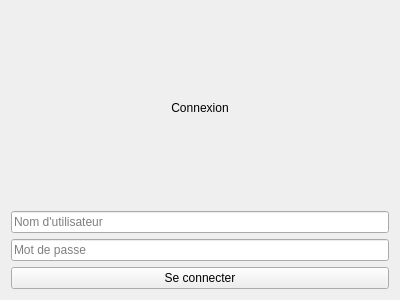
<?xml version="1.0" encoding="UTF-8"?>
<ui version="4.0">
 <class>Form</class>
 <widget class="QWidget" name="Form">
  <property name="geometry">
   <rect>
    <x>0</x>
    <y>0</y>
    <width>400</width>
    <height>300</height>
   </rect>
  </property>
  <property name="windowTitle">
   <string>Form</string>
  </property>
  <layout class="QVBoxLayout" name="verticalLayout">
   <item>
    <widget class="QLabel" name="lblTitle">
     <property name="text">
      <string>Connexion</string>
     </property>
     <property name="alignment">
      <set>Qt::AlignmentFlag::AlignCenter</set>
     </property>
    </widget>
   </item>
   <item>
    <widget class="QLineEdit" name="editUser">
     <property name="placeholderText">
      <string>Nom d'utilisateur</string>
     </property>
    </widget>
   </item>
   <item>
    <widget class="QLineEdit" name="editPassword">
     <property name="echoMode">
      <enum>QLineEdit::EchoMode::Password</enum>
     </property>
     <property name="placeholderText">
      <string>Mot de passe</string>
     </property>
    </widget>
   </item>
   <item>
    <widget class="QPushButton" name="btnLogin">
     <property name="cursor">
      <cursorShape>PointingHandCursor</cursorShape>
     </property>
     <property name="text">
      <string>Se connecter</string>
     </property>
    </widget>
   </item>
  </layout>
 </widget>
 <resources/>
 <connections/>
</ui>
